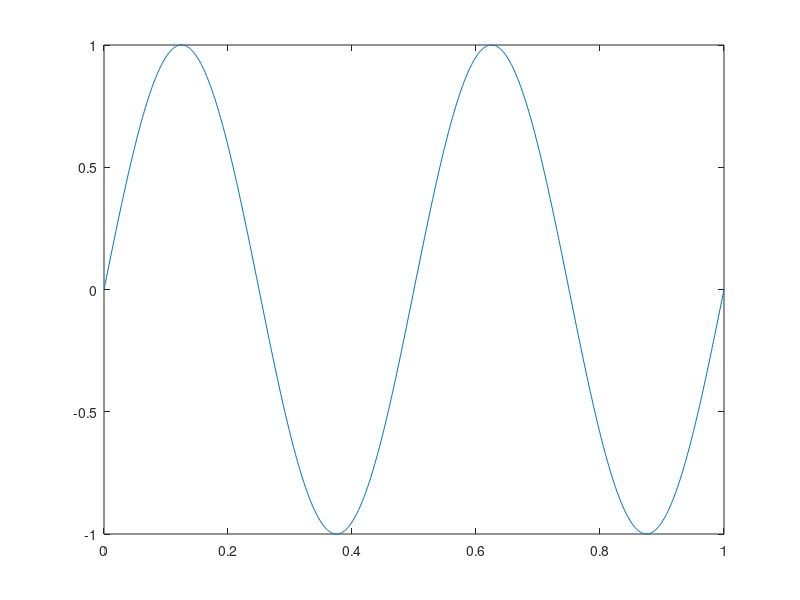

Write MATLAB code to recreate this figure.
% Implement a function as defined below, which produces a sine wave of 1001 samples with spacing of 1 ms.
% [x]=sinewave(t)

f = 2;
t = linspace(0, 1, 1001);
x = sin(2*pi*f*t);
plot(t,x);
